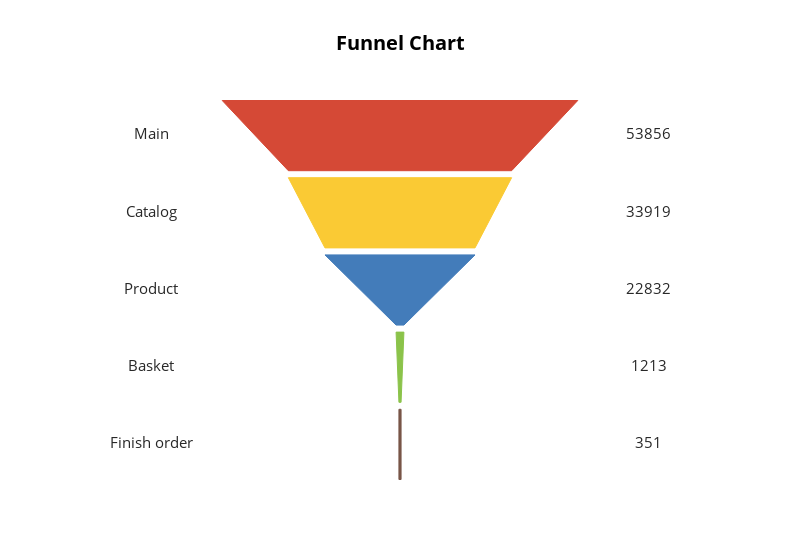

Notebook code cell kept with this figure:
### Code cell
phases = ['Main', 'Catalog', 'Product', 'Basket', 'Finish order']
values = fdf.iloc[0].values

plot_funnel(phases, values)

### Figure 1 — Plotly figure (JSON) as saved in the notebook; plotly's stock layout.template omitted (floating-point values rounded to 4 significant figures)
{"data": [{"mode": "text", "text": ["Main", "Catalog", "Product", "Basket", "Finish order"], "textfont": {"color": "rgb(40,40,40)", "size": 15}, "type": "scatter", "uid": "3557a1e8-aac0-4ab1-9a5f-18c042ebe74b", "x": [-350, -350, -350, -350, -350], "y": [490, 380, 270, 160, 50]}, {"mode": "text", "text": [53856, 33919, 22832, 1213, 351], "textfont": {"color": "rgb(40,40,40)", "size": 15}, "type": "scatter", "uid": "80e89d20-1b62-4894-9276-bb721c9dbc43", "x": [350, 350, 350, 350, 350], "y": [490, 380, 270, 160, 50]}], "layout": {"height": 560, "paper_bgcolor": "rgba(255,255,255,1)", "plot_bgcolor": "rgba(255,255,255,1)", "shapes": [{"fillcolor": "#d54936", "line": {"color": "#d54936", "width": 1}, "path": "M 250.0 540 L 157.0 440 L -157.0 440 L -250.0 540 Z", "type": "path"}, {"fillcolor": "#faca34", "line": {"color": "#faca34", "width": 1}, "path": "M 157.0 430 L 105.5 330 L -105.5 330 L -157.0 430 Z", "type": "path"}, {"fillcolor": "#437cba", "line": {"color": "#437cba", "width": 1}, "path": "M 105.5 320 L 5.5 220 L -5.5 220 L -105.5 320 Z", "type": "path"}, {"fillcolor": "#8bc34a", "line": {"color": "#8bc34a", "width": 1}, "path": "M 5.5 210 L 1.5 110 L -1.5 110 L -5.5 210 Z", "type": "path"}, {"fillcolor": "#795548", "line": {"color": "#795548", "width": 1}, "path": "M 1.5 100 L 1.5 0 L -1.5 0 L -1.5 100 Z", "type": "path"}], "showlegend": false, "title": "<b>Funnel Chart</b>", "titlefont": {"color": "rgb(0,0,0)", "size": 20}, "width": 800, "xaxis": {"range": [-450, 450], "showgrid": false, "showticklabels": false, "zeroline": false}, "yaxis": {"showgrid": false, "showticklabels": false, "zeroline": false}}}
